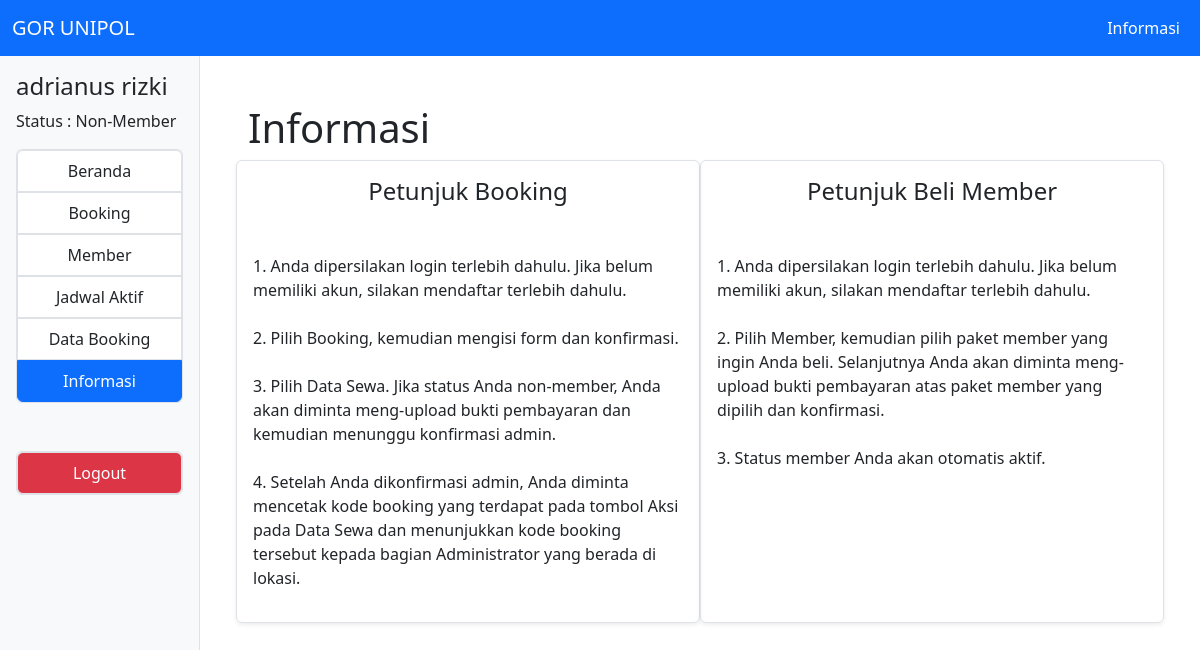
/dashboard/informasi (signed in), run on the app's committed database.
### tables this page shows
CREATE TABLE `informasi` (
  `id` tinyint NOT NULL,
  `judul` varchar(60) NOT NULL,
  `isi` text NOT NULL
);

### app/core/Controller.php (called while the page is built, shortened)
<?php
class Controller
{
    public function UserView($view, $data = [])
    {
        require_once "../app/views/user/" . $view . ".php";
    }
    public function model($model)
    {
        return new $model;
    }
}

### app/controllers/Dashboard.php (called while the page is built, shortened)
<?php
class Dashboard extends Controller
{
    public function informasi()
    {
        $data = [
            "title" => "Informasi",
            "marker" => [null, null, null, null, null, "active"],
            "informations" => $this->model("Informasi_Model")->get_all_informations()
        ];
        $this->UserView("dashboard/informasi", $data);
    }
}

### app/core/App.php (called while the page is built, shortened)
<?php
class App
{
    protected $method = "index";
    protected $params = [];
    protected $route_path = "../app/controllers/";
    public function __construct()
    {
        $url = $this->parseURL();
        if (!is_null($url)) {
            if (file_exists($this->route_path . ucfirst($url[0]) . ".php")) {
                unset($url[0]);
            }
        }
        $this->controller = new $this->controller;
        if (isset($url[1])) {
            if (method_exists($this->controller, $url[1])) {
                $this->method = $url[1];
            }
        } elseif (isset($url[2])) {
            if (method_exists($this->controller, $url[2])) {
                $this->method = $url[2];
                unset($url[2]);
            }
        }
        call_user_func_array([$this->controller, $this->method], $this->params);
    }
    public function parseURL()
    {
        if (isset($_GET["url"])) {
            $url = rtrim($_GET["url"], "/");
            $url = filter_var($url, FILTER_SANITIZE_URL);
            $url = explode("/", $url);
            return $url;
        }
    }
}

### public/index.php (called while the page is built, shortened)
<?php
$app = new App;

### app/core/Database.php (called while the page is built, shortened)
<?php
class Database
{
    private $host = DB_HOST;
    private $user = DB_USER;
    private $pass = DB_PASS;
    private $db_name = DB_NAME;
    private $dbh, $stmt;
    public function __construct()
    {
        $dsn = "mysql:host=" . $this->host . ";dbname=" . $this->db_name;
        $option = [
            PDO::ATTR_PERSISTENT => true,
            PDO::ATTR_ERRMODE => PDO::ERRMODE_EXCEPTION
        ];
        try {
            $this->dbh = new PDO($dsn, $this->user, $this->pass, $option);
        } catch (PDOException $e) {
            die($e->getMessage());
        }
    }
    public function query($sql)
    {
        $this->stmt = $this->dbh->prepare($sql);
    }
    public function bind($param, $value, $type = null)
    {
        if (is_null($type)) {
            switch (true) {
                default:
                    $type = PDO::PARAM_STR;
            }
        }
        $this->stmt->bindValue($param, $value, $type);
    }
    public function execute()
    {
        $this->stmt->execute();
    }
    public function result_set()
    {
        $this->execute();
        return $this->stmt->fetchAll(PDO::FETCH_ASSOC);
    }
}

### app/models/Informasi_Model.php (called while the page is built, shortened)
<?php
class Informasi_Model
{
    private $table = "informasi";
    private $db;
    public function __construct()
    {
        $this->db = new Database;
    }
    public function get_all_informations()
    {
        $this->db->query("SELECT * FROM " . $this->table);
        return $this->db->result_set();
    }
}

### app/views/user/dashboard/informasi.php (the view)
<div class="col-10 p-5">
    <div class="row">
        <div class="col">
            <h1>Informasi</h1>
        </div>
    </div>
    <div class="row row-cols-2">
        <?php
        foreach ($data["informations"] as $value) {
            echo "<div class='col border rounded p-3 shadow-sm'>
            <h4 class='text-center mb-5'>" . $value["judul"] . "</h4>
            <p>" . $value["isi"] . "</p>
            </div>
            ";
        }
        ?>
    </div>
</div>

### data on the page
informasi: judul "Petunjuk Booking", isi "1. Anda dipersilakan login terlebih dahulu. Jika belum memiliki akun, silakan mendaftar terlebih dahulu. 2. Pilih Booking, kemudian mengisi form dan konfirmasi. 3. Pilih Data Sewa. Jika status Anda non-member, Anda akan diminta meng-upload bukti pembayaran dan kemudian menunggu konfirmasi admin. 4. Setelah Anda dikonfirmasi admin, Anda diminta mencetak kode booking yang terdapat pada tombol Aksi pada Data Sewa dan menunjukkan kode booking tersebut kepada bagian Administrator yang berada di lokasi."
informasi: judul "Petunjuk Beli Member", isi "1. Anda dipersilakan login terlebih dahulu. Jika belum memiliki akun, silakan mendaftar terlebih dahulu. 2. Pilih Member, kemudian pilih paket member yang ingin Anda beli. Selanjutnya Anda akan diminta meng-upload bukti pembayaran atas paket member yang dipilih dan konfirmasi. 3. Status member Anda akan otomatis aktif."

### other printed values
$_SESSION["nama_user"] "adrianus rizki"
$_SESSION["status_member"] "Non-Member"
